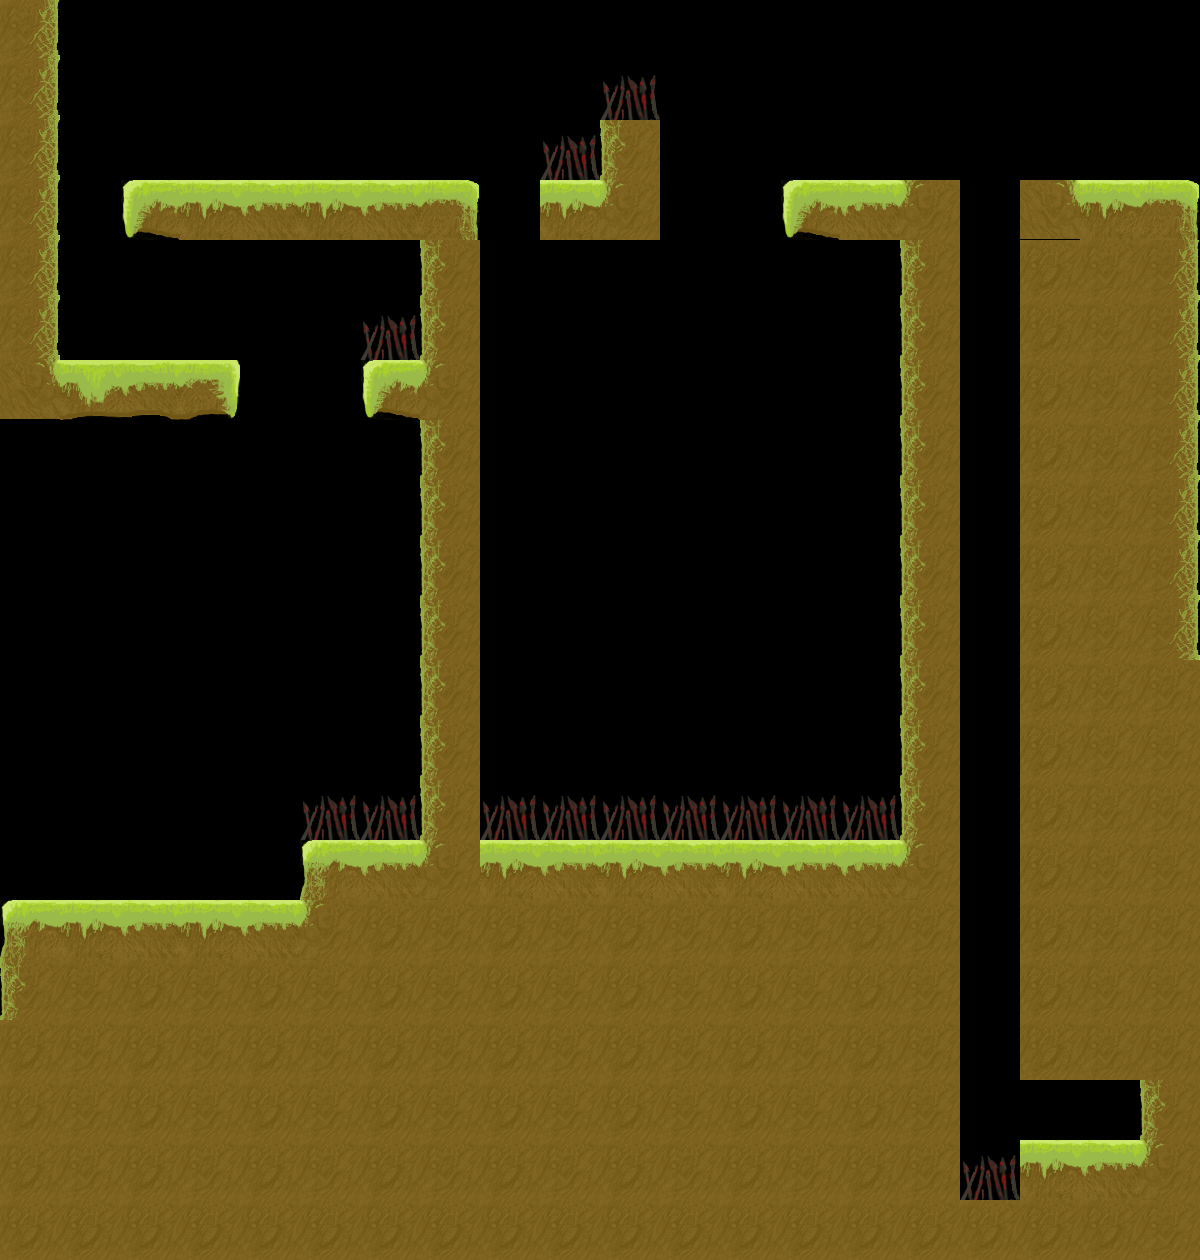

Tiled map render using the project's own tile images. Description and the map definition, with tile-layer contents summarised, below:
An orthogonal 20x21 tile map with 60x60 px tiles, 1 tile layer (Block) and 23 objects.

<map version="1.0" orientation="orthogonal" renderorder="right-down" width="20" height="21" tilewidth="60" tileheight="60" nextobjectid="61">
 <tileset firstgid="1" name="TileSet" tilewidth="60" tileheight="60" tilecount="49" columns="7">
  <image source="Tiles.png" width="420" height="420" />
  <tile id="2">
   <properties>
    <property name="blocked" value="" />
   </properties>
  </tile>
  <tile id="3">
   <properties>
    <property name="blocked" value="" />
   </properties>
  </tile>
  <tile id="4">
   <properties>
    <property name="blocked" value="" />
   </properties>
  </tile>
  <tile id="5">
   <properties>
    <property name="blocked" value="" />
   </properties>
  </tile>
  <tile id="9">
   <properties>
    <property name="blocked" value="" />
   </properties>
  </tile>
  <tile id="10">
   <properties>
    <property name="blocked" value="" />
   </properties>
  </tile>
  <tile id="11">
   <properties>
    <property name="blocked" value="" />
   </properties>
  </tile>
  <tile id="12">
   <properties>
    <property name="blocked" value="" />
   </properties>
  </tile>
  <tile id="16">
   <properties>
    <property name="blocked" value="" />
   </properties>
  </tile>
  <tile id="19">
   <properties>
    <property name="blocked" value="" />
   </properties>
  </tile>
  <tile id="42">
   <properties>
    <property name="blocked" value="" />
   </properties>
  </tile>
  <tile id="43">
   <properties>
    <property name="blocked" value="" />
   </properties>
  </tile>
  <tile id="44">
   <properties>
    <property name="blocked" value="" />
   </properties>
  </tile>
  <tile id="45">
   <properties>
    <property name="blocked" value="" />
   </properties>
  </tile>
 </tileset>
 <layer name="Block" width="20" height="21">
  <data>[420 cells, 216 non-empty, 15 distinct tile ids]</data>
 </layer>
 <objectgroup name="objects">
  <object id="30" x="0" y="840" width="60" height="60">
   <properties>
    <property name="player" value="" />
   </properties>
  </object>
  <object id="36" x="300" y="780" width="60" height="60">
   <properties>
    <property name="spike" value="" />
   </properties>
  </object>
  <object id="37" x="360" y="780" width="60" height="60">
   <properties>
    <property name="spike" value="" />
   </properties>
  </object>
  <object id="38" x="240" y="840" width="60" height="60">
   <properties>
    <property name="tramp" value="" />
   </properties>
  </object>
  <object id="39" x="240" y="660" width="60" height="60">
   <properties>
    <property name="tramp" value="" />
   </properties>
  </object>
  <object id="40" x="240" y="480" width="60" height="60">
   <properties>
    <property name="tramp" value="" />
   </properties>
  </object>
  <object id="41" x="360" y="300" width="60" height="60">
   <properties>
    <property name="spike" value="" />
   </properties>
  </object>
  <object id="42" x="540" y="120" width="60" height="60">
   <properties>
    <property name="spike" value="" />
   </properties>
  </object>
  <object id="43" x="840" y="120" width="60" height="60">
   <properties>
    <property name="tramp" value="" />
   </properties>
  </object>
  <object id="44" x="480" y="780" width="60" height="60">
   <properties>
    <property name="spike" value="" />
   </properties>
  </object>
  <object id="45" x="540" y="780" width="60" height="60">
   <properties>
    <property name="spike" value="" />
   </properties>
  </object>
  <object id="46" x="600" y="780" width="60" height="60">
   <properties>
    <property name="spike" value="" />
   </properties>
  </object>
  <object id="47" x="660" y="780" width="60" height="60">
   <properties>
    <property name="spike" value="" />
   </properties>
  </object>
  <object id="48" x="720" y="780" width="60" height="60">
   <properties>
    <property name="spike" value="" />
   </properties>
  </object>
  <object id="50" x="780" y="780" width="60" height="60">
   <properties>
    <property name="spike" value="" />
   </properties>
  </object>
  <object id="52" x="840" y="780" width="60" height="60">
   <properties>
    <property name="spike" value="" />
   </properties>
  </object>
  <object id="53" x="1080" y="1080" width="60" height="60">
   <properties>
    <property name="portal" value="" />
   </properties>
  </object>
  <object id="54" x="960" y="1140" width="60" height="60">
   <properties>
    <property name="spike" value="" />
   </properties>
  </object>
  <object id="55" x="1020" y="120" width="60" height="60">
   <properties>
    <property name="boulder" value="" />
   </properties>
  </object>
  <object id="56" x="480" y="480" width="60" height="60">
   <properties>
    <property name="tramp" value="" />
   </properties>
  </object>
  <object id="57" x="600" y="360" width="60" height="60">
   <properties>
    <property name="tramp" value="" />
   </properties>
  </object>
  <object id="58" x="720" y="240" width="60" height="60">
   <properties>
    <property name="tramp" value="" />
   </properties>
  </object>
  <object id="60" x="600" y="60" width="60" height="60">
   <properties>
    <property name="spike" value="" />
   </properties>
  </object>
 </objectgroup>
</map>